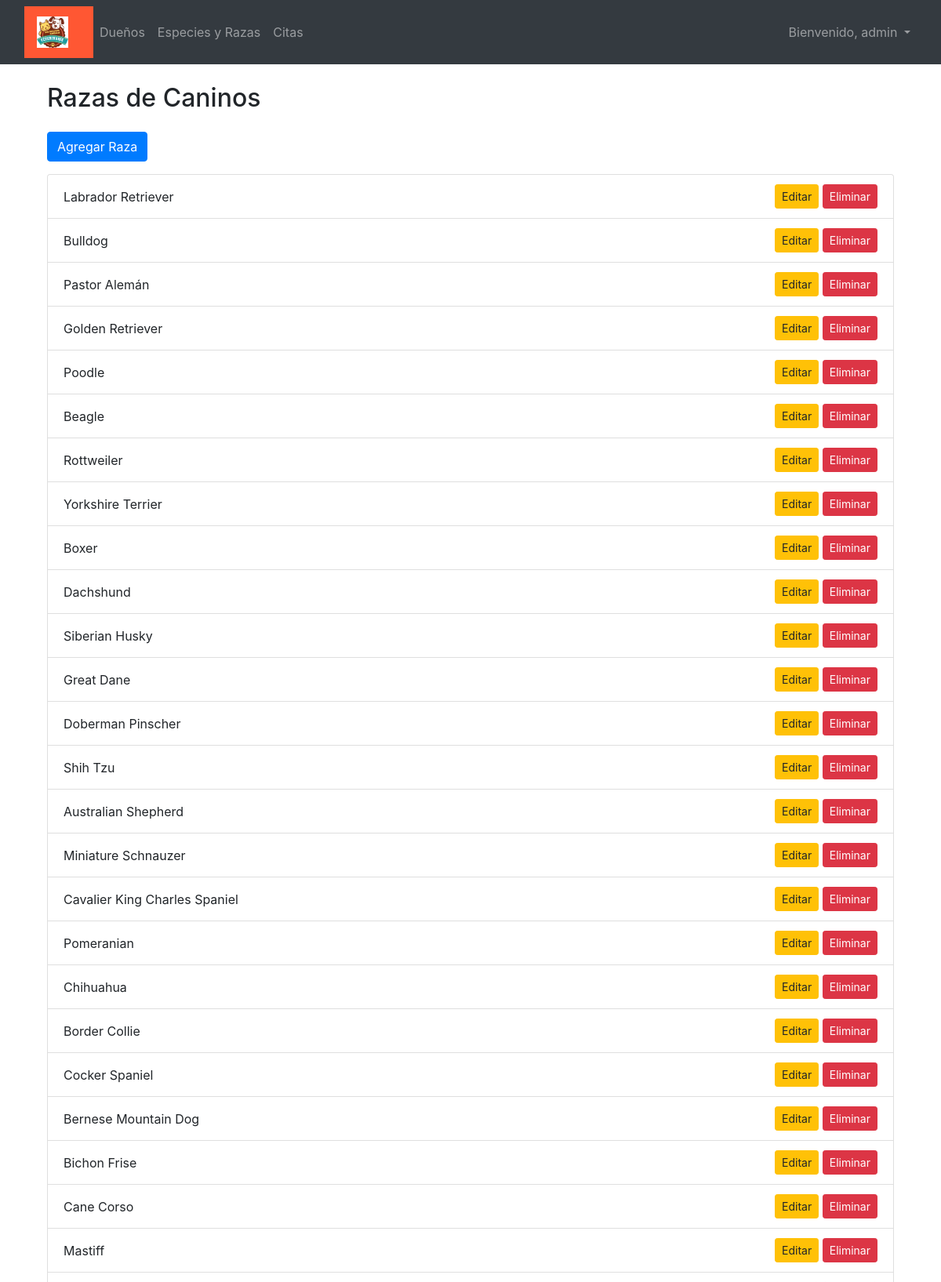
Screenshot of /species/3/breeds (signed in, upper part) with the database file from the repository.
### app/models/config.py (models this page shows)
class ClinicConfig(db.Model):
    __tablename__ = 'clinic_config'
    id = db.Column(db.Integer, primary_key=True)
    clinic_name = db.Column(db.String(100), nullable=False)
    logo_url = db.Column(db.String(255), nullable=True)
    primary_color = db.Column(db.String(7), nullable=True)
    secondary_color = db.Column(db.String(7), nullable=True)
    welcome_message = db.Column(db.String(255), nullable=True)

### app/models/user.py (models this page shows, shortened)
class User(UserMixin, db.Model):
    id = db.Column(db.Integer, primary_key=True)
    username = db.Column(db.String(64), unique=True, nullable=False)
    email = db.Column(db.String(120), unique=True, nullable=False)
    password_hash = db.Column(db.String(128), nullable=False)
    role = db.Column(db.String(20), nullable=False, default='asistente')  # Por defecto, rol "asistente"

### app/models/species.py (models this page shows, shortened)
class Species(db.Model):
    id = db.Column(db.Integer, primary_key=True)
    name = db.Column(db.String(50), unique=True, nullable=False)
    breeds = db.relationship('Breed', backref='species', lazy=True, cascade="all, delete-orphan")

### app/models/breed.py (models this page shows, shortened)
class Breed(db.Model):
    id = db.Column(db.Integer, primary_key=True)
    name = db.Column(db.String(50), nullable=False)
    species_id = db.Column(db.Integer, db.ForeignKey('species.id', ondelete='CASCADE', name='fk_breed_species'), nullable=False)

### app/routes.py (the view)
@main.route('/species/<int:species_id>/breeds')
@login_required
def list_breeds(species_id):
    species = Species.query.get_or_404(species_id)
    return render_template('breeds_list.html', species=species, title=f"Razas de {species.name}")

### app/__init__.py (called while the page is built)
@login_manager.user_loader
def load_user(user_id):
    from app.models.user import User
    return User.query.get(int(user_id))

def create_app():
    app = Flask(__name__)
    app.config.from_object('config.Config')
    db.init_app(app)
    login_manager.init_app(app)
    mail.init_app(app)
    migrate.init_app(app, db)
    from app.models.config import ClinicConfig
    from app.routes import main
    app.register_blueprint(main)
    from app.auth.routes import auth
    app.register_blueprint(auth, url_prefix='/auth')
    @app.context_processor
    def inject_clinic_config():
        config = ClinicConfig.query.first()
        return dict(config=config)
    return app

### app/templates/breeds_list.html (shortened to what this page needs)
{% extends "base.html" %}
{% block content %}
<div class="container">
    <h2 class="my-4">Razas de {{ species.name }}</h2>
    <div class="mb-3">
        <a href="{{ url_for('main.add_breed', species_id=species.id) }}" class="btn btn-primary">
            Agregar Raza
        </a>
    </div>
    <ul class="list-group">
        {% for breed in species.breeds %}
        <li class="list-group-item d-flex justify-content-between align-items-center">
            {{ breed.name }}
            <div>
                <a href="{{ url_for('main.edit_breed', breed_id=breed.id) }}" class="btn btn-warning btn-sm me-2">
                    Editar
                </a>
                <a href="{{ url_for('main.delete_breed', breed_id=breed.id) }}" class="btn btn-danger btn-sm">
                    Eliminar
                </a>
            </div>
        </li>
        {% endfor %}
    </ul>
</div>
{% endblock %}

### app/templates/base.html (shortened to what this page needs)
<!DOCTYPE html>
<html lang="es">
<head>
  <link rel="stylesheet" href="{{ url_for('static', filename='css/bootstrap.min.css') }}">
  <link rel="stylesheet" href="{{ url_for('static', filename='css/intlTelInput.min.css') }}">
</head>
<body>
<nav class="navbar navbar-expand-lg navbar-dark bg-dark">
	<div class="container-fluid">
    <nav class="navbar" style="background-color: {{ config.primary_color }};">
		<a class="navbar-brand" href="/">
			<img src="{{ config.logo_url }}" alt="Logo" height="40">
		</a>
	</nav>
    <div class="collapse navbar-collapse justify-content-between" id="navbarNav">
      <ul class="navbar-nav">
        <li class="nav-item">
          <a class="nav-link" href="{{ url_for('main.list_owners') }}">Dueños</a>
        </li>
        <li class="nav-item">
          <a class="nav-link" href="{{ url_for('main.list_species') }}">Especies y Razas</a>
        </li>
        <li class="nav-item">
          <a class="nav-link" href="{{ url_for('main.appointments') }}">Citas</a>
        </li>
      </ul>
      <ul class="navbar-nav">
        {% if current_user.is_authenticated %}
        <li class="nav-item dropdown">
          <a class="nav-link dropdown-toggle" href="#" id="userDropdown" role="button" data-bs-toggle="dropdown"
            aria-expanded="false">
            Bienvenido, {{ current_user.username }}
          </a>
        </li>
        {% else %}
        <li class="nav-item">
          <a class="nav-link" href="{{ url_for('auth.login') }}">Iniciar Sesión</a>
        </li>
        {% endif %}
      </ul>
    </div>
  </div>
</nav>
  <div class="container mt-4 flex-grow-1">
    {% block content %}{% endblock %}
  </div>
</body>
</html>

### rows the page displays
ClinicConfig: logo_url (picture)
User: username "admin"
Species: name "Caninos"
Breed: name "Labrador Retriever"
Breed: name "Bulldog"
Breed: name "Pastor Alemán"
Breed: name "Golden Retriever"
Breed: name "Poodle"
Breed: name "Beagle"
Breed: name "Rottweiler"
Breed: name "Yorkshire Terrier"
Breed: name "Boxer"
Breed: name "Dachshund"
Breed: name "Siberian Husky"
Breed: name "Great Dane"
Breed: name "Doberman Pinscher"
Breed: name "Shih Tzu"
Breed: name "Australian Shepherd"
Breed: name "Miniature Schnauzer"
Breed: name "Cavalier King Charles Spaniel"
Breed: name "Pomeranian"
Breed: name "Chihuahua"
Breed: name "Border Collie"
Breed: name "Cocker Spaniel"
Breed: name "Bernese Mountain Dog"
Breed: name "Bichon Frise"
Breed: name "Cane Corso"
Breed: name "Mastiff"
